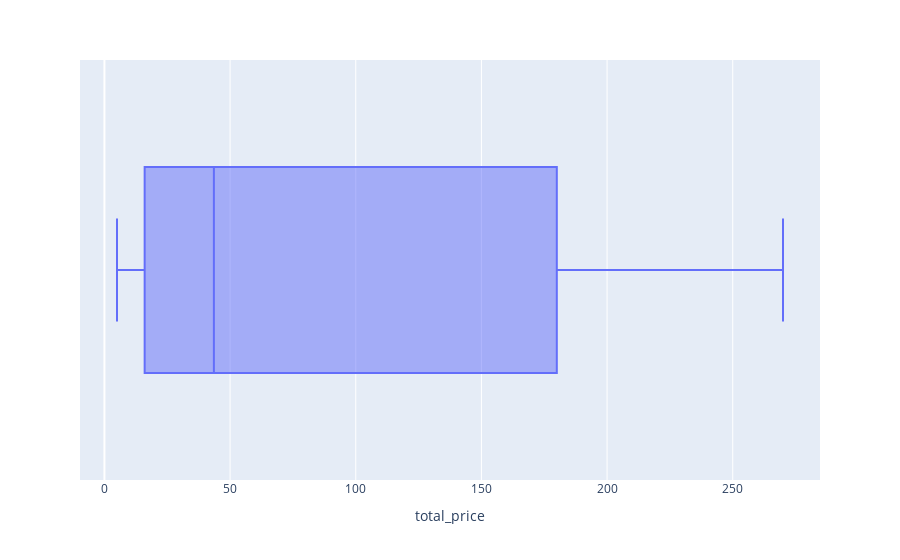

Notebook cell for this chart:
### Code cell
# DISTRIBUCIÓN COLUMNA 'total_price' (visualizar outliers)
df_tips = tickets.sort_values(by='total_price')              # Ordenar precios en 'total_price'
fig = px.box(df_tips, x='total_price')                       # Crear el gráfico de caja con los datos ordenados
fig.show()

### Figure 1 — Plotly figure (JSON) as saved in the notebook; plotly's stock layout.template omitted (floating-point values rounded to 4 significant figures; data arrays with more than 128 entries replaced by an {"elided": "..."} marker saying what was removed)
{"data": [{"alignmentgroup": "True", "hovertemplate": "total_price=%{x}<extra></extra>", "legendgroup": "", "marker": {"color": "#636efa"}, "name": "", "notched": false, "offsetgroup": "", "orientation": "h", "showlegend": false, "type": "box", "x": {"elided": "2655 float values"}, "x0": " ", "xaxis": "x", "y0": " ", "yaxis": "y"}], "layout": {"boxmode": "group", "legend": {"tracegroupgap": 0}, "margin": {"t": 60}, "xaxis": {"anchor": "y", "domain": [0, 1], "title": {"text": "total_price"}}, "yaxis": {"anchor": "x", "domain": [0, 1]}}}
